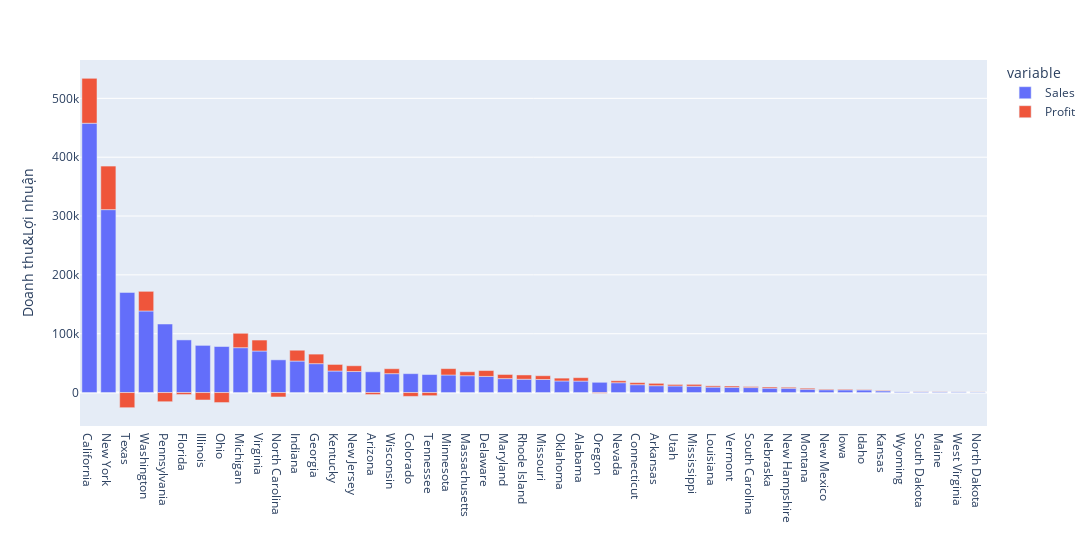

The cell this chart's notebook holds for it:
### Code cell
state_sales = df.groupby('State')['Sales'].sum().reset_index()
state_profit = df.groupby('State')['Profit'].sum().reset_index()
state = state_sales.merge(state_profit,how='outer',on=['State'])
state = state.sort_values(by=['Sales'],ascending=False)

fig_state = px.bar(state,x = 'State',y = ['Sales','Profit'])
fig_state.update_layout(
    yaxis_title = 'Doanh thu&Lợi nhuận',
    xaxis_title = '',
    width = 5000
)
fig_state.show()

### Figure 1 — Plotly figure (JSON) as saved in the notebook; plotly's stock layout.template omitted (floating-point values rounded to 4 significant figures)
{"data": [{"alignmentgroup": "True", "hovertemplate": "variable=Sales<br>State=%{x}<br>value=%{y}<extra></extra>", "legendgroup": "Sales", "marker": {"color": "#636efa", "pattern": {"shape": ""}}, "name": "Sales", "offsetgroup": "Sales", "orientation": "v", "showlegend": true, "textposition": "auto", "type": "bar", "x": ["California", "New York", "Texas", "Washington", "Pennsylvania", "Florida", "Illinois", "Ohio", "Michigan", "Virginia", "North Carolina", "Indiana", "Georgia", "Kentucky", "New Jersey", "Arizona", "Wisconsin", "Colorado", "Tennessee", "Minnesota", "Massachusetts", "Delaware", "Maryland", "Rhode Island", "Missouri", "Oklahoma", "Alabama", "Oregon", "Nevada", "Connecticut", "Arkansas", "Utah", "Mississippi", "Louisiana", "Vermont", "South Carolina", "Nebraska", "New Hampshire", "Montana", "New Mexico", "Iowa", "Idaho", "Kansas", "Wyoming", "South Dakota", "Maine", "West Virginia", "North Dakota"], "xaxis": "x", "y": [457700.0, 310900.0, 170200.0, 138600.0, 116500.0, 89470.0, 80170.0, 78260.0, 76270.0, 70640.0, 55600.0, 53560.0, 49100.0, 36590.0, 35760.0, 35280.0, 32110.0, 32110.0, 30660.0, 29860.0, 28630.0, 27450.0, 23710.0, 22630.0, 22210.0, 19680.0, 19510.0, 17430.0, 16730.0, 13380.0, 11680.0, 11220.0, 10770.0, 9217.0, 8929.0, 8482.0, 7465.0, 7293.0, 5589.0, 4784.0, 4580.0, 4382.0, 2914.0, 1603.0, 1316.0, 1271.0, 1210.0, 919.9], "yaxis": "y"}, {"alignmentgroup": "True", "hovertemplate": "variable=Profit<br>State=%{x}<br>value=%{y}<extra></extra>", "legendgroup": "Profit", "marker": {"color": "#EF553B", "pattern": {"shape": ""}}, "name": "Profit", "offsetgroup": "Profit", "orientation": "v", "showlegend": true, "textposition": "auto", "type": "bar", "x": ["California", "New York", "Texas", "Washington", "Pennsylvania", "Florida", "Illinois", "Ohio", "Michigan", "Virginia", "North Carolina", "Indiana", "Georgia", "Kentucky", "New Jersey", "Arizona", "Wisconsin", "Colorado", "Tennessee", "Minnesota", "Massachusetts", "Delaware", "Maryland", "Rhode Island", "Missouri", "Oklahoma", "Alabama", "Oregon", "Nevada", "Connecticut", "Arkansas", "Utah", "Mississippi", "Louisiana", "Vermont", "South Carolina", "Nebraska", "New Hampshire", "Montana", "New Mexico", "Iowa", "Idaho", "Kansas", "Wyoming", "South Dakota", "Maine", "West Virginia", "North Dakota"], "xaxis": "x", "y": [76380.0, 74040.0, -25730.0, 33400.0, -15560.0, -3399.0, -12610.0, -16970.0, 24460.0, 18600.0, -7491.0, 18380.0, 16250.0, 11200.0, 9773.0, -3428.0, 8402.0, -6528.0, -5342.0, 10820.0, 6786.0, 9977.0, 7031.0, 7286.0, 6436.0, 4854.0, 5787.0, -1190.0, 3317.0, 3511.0, 4009.0, 2547.0, 3173.0, 2196.0, 2245.0, 1769.0, 2037.0, 1707.0, 1833.0, 1157.0, 1184.0, 826.7, 836.4, 100.2, 394.8, 454.5, 185.9, 230.1], "yaxis": "y"}], "layout": {"barmode": "relative", "legend": {"title": {"text": "variable"}, "tracegroupgap": 0}, "margin": {"t": 60}, "width": 5000, "xaxis": {"anchor": "y", "domain": [0, 1], "title": {"text": ""}}, "yaxis": {"anchor": "x", "domain": [0, 1], "title": {"text": "Doanh thu&Lợi nhuận"}}}}
